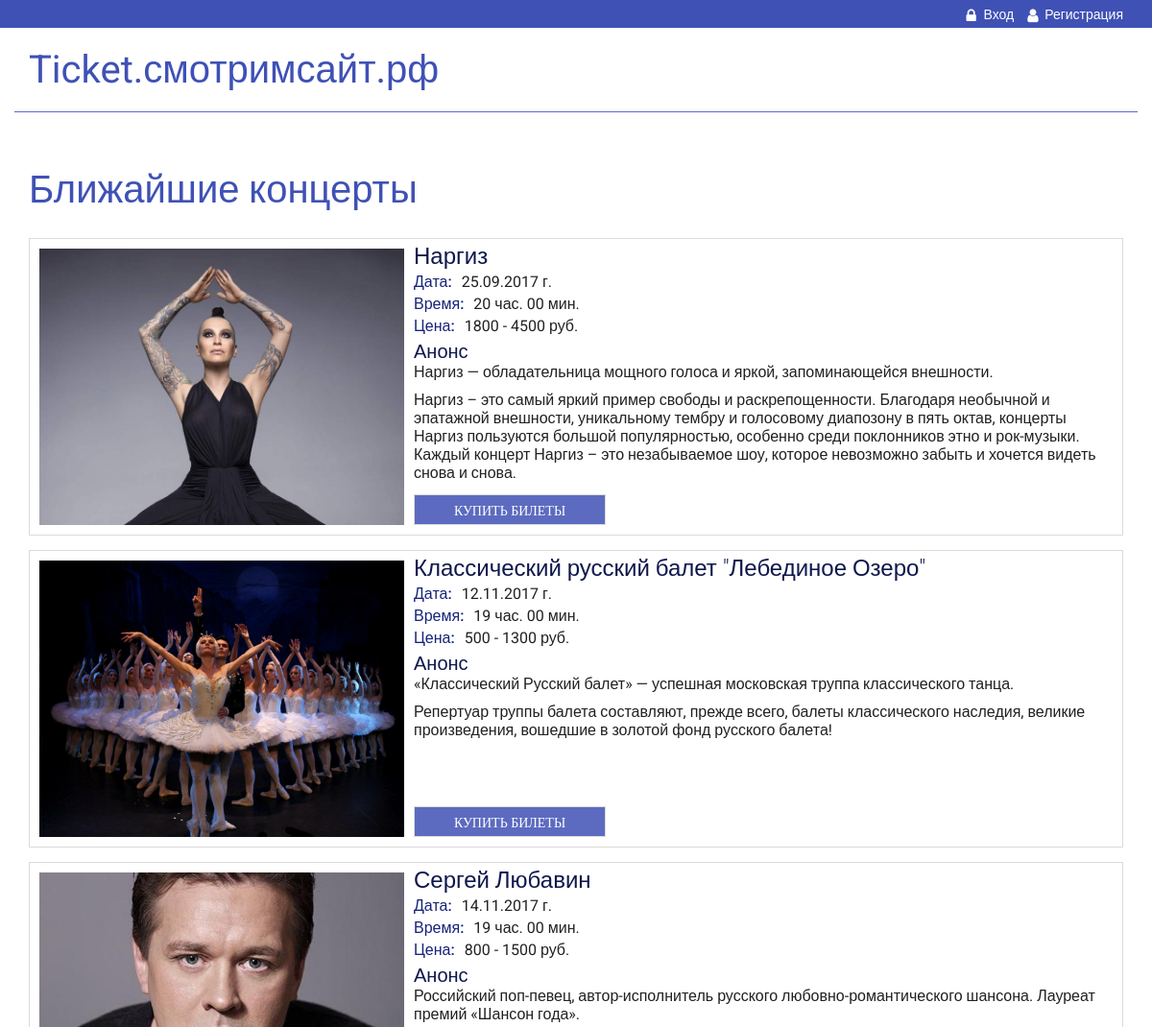
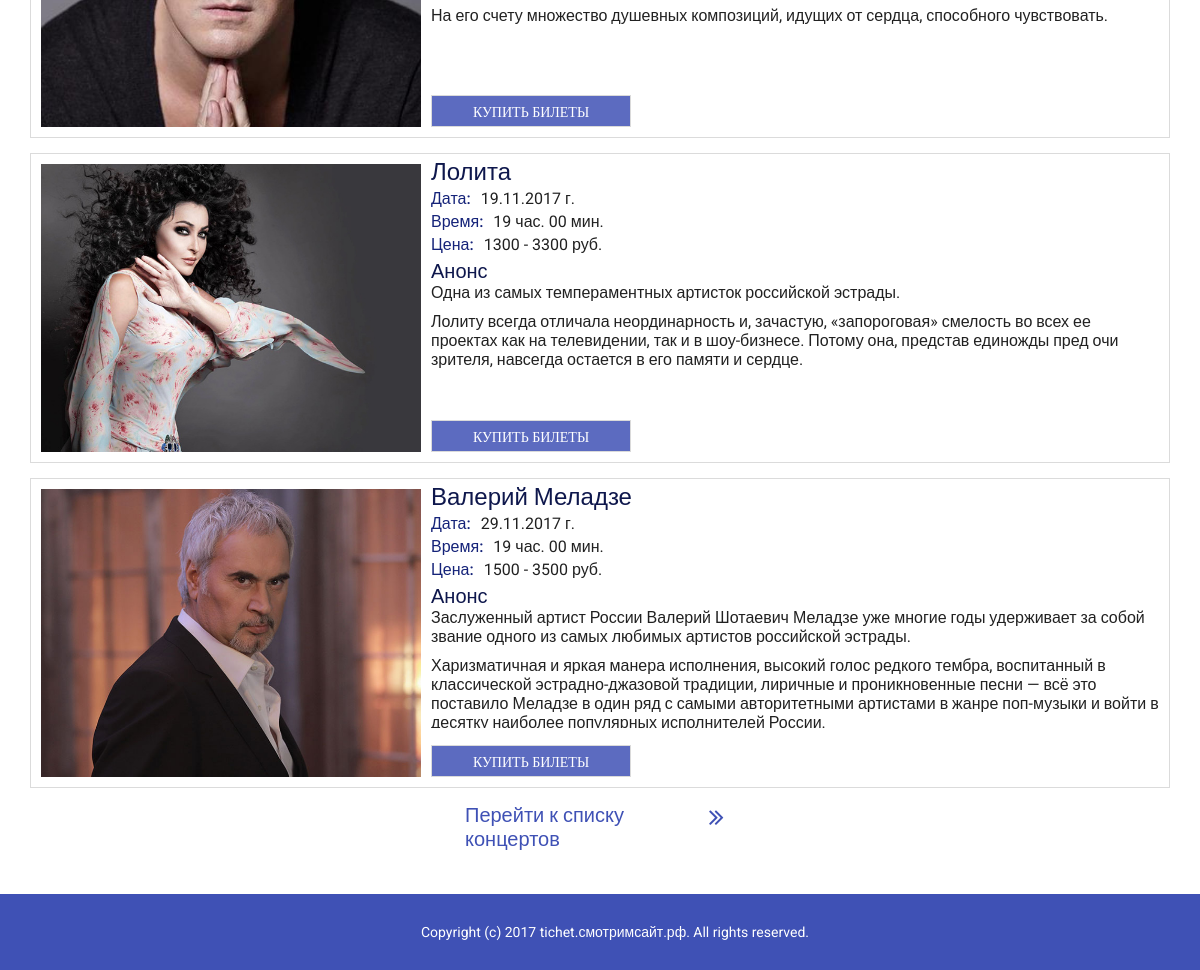
/template/index.php, run on the app's committed database (2 pictures, top to bottom).
### tables this page shows
CREATE TABLE `event` (
  `id` int(11) NOT NULL AUTO_INCREMENT,
  `title` varchar(255) NOT NULL,
  `poster` varchar(255) NOT NULL,
  `date` date NOT NULL,
  `time` time NOT NULL,
  `announce` text NOT NULL,
  `room_id` int(3) NOT NULL,
  PRIMARY KEY (`id`)
);

### models/User.php (called while the page is built, shortened)
<?php
class User
{
    public static function isGuest()
    {
        return true;
    }
}

### controllers/EventController.php (called while the page is built, shortened)
<?php
class EventController {
    public static function actionPrintList() {
        $eventList = Event::getEventList(10);
        $i = 0;
        foreach ($eventList as $event){
            $eventId = $event["id"];
            $minMaxPriceArray[$i] = Price::getAvailableMinMaxPrice($eventId);
            $price[$i] = false;
            $noTicketsAvailable[$i] = true;
            if($minMaxPriceArray[$i]) {
                $noTicketsAvailable[$i] = false;
            }
            $i++;
        }
        include_once (ROOT . '/views/event/printList.php');
        return true;
    }
}

### models/Event.php (called while the page is built, shortened)
<?php
class Event {
    public static function getEventItemById($itemId) {
        $id = intval($itemId);
        if ($id) {
            $db = Db::getConnection();
            $result = $db->query('SELECT id, title, poster, date, time, room_id, announce  FROM event WHERE id = ' . $id);
            $result->setFetchMode(PDO::FETCH_ASSOC);
            $eventItem = $result->fetch();
            return $eventItem;
        }
    }
    public static function getEventList($limit) {
        $db = Db::getConnection();
        $eventList = array();
        $result = $db->query('SELECT id, title, poster, date, time, room_id, announce  FROM event ORDER BY date ASC LIMIT ' . $limit);
        $result->setFetchMode(PDO::FETCH_ASSOC);
        $i = 0;
        while ($row = $result->fetch()) {
            $eventList[$i]['id'] = $row['id'];
            $eventList[$i]['title'] = $row['title'];
            $eventList[$i]['poster'] = $row['poster'];
            $eventList[$i]['date'] = $row['date'];
            $eventList[$i]['time'] = $row['time'];
            $eventList[$i]['announce'] = $row['announce'];
            $eventList[$i]['roomId'] = $row['room_id'];
            $i++;
        }
        $event_count = $i;
        for ($i = 0; $i < $event_count; $i++){
            $priceArray = Price::getPricesByEventId($eventList[$i]["id"]);
            $eventList[$i]['prices'] = $priceArray;
        }
        return $eventList;
    }
}

### models/Price.php (called while the page is built, shortened)
<?php
class Price {
    public static function getPricesByEventId($eventId) {
        if(!empty($eventId)){
            $db = Db::getConnection();
            $sql = 'SELECT id, row_start, row_end, price FROM price WHERE event_id = :eventId ORDER BY price DESC';
            $result = $db->prepare($sql);
            $result->bindParam(':eventId', $eventId, PDO::PARAM_INT);
            $result->execute();
            $priceList = array();
            $i = 0;
            while ($row = $result->fetch()) {
                $priceList[$i]['id'] = $row['id'];
                $priceList[$i]['rowStart'] = $row['row_start'];
                $priceList[$i]['rowEnd'] = $row['row_end'];
                $priceList[$i]['price'] = $row['price'];
                $i++;
            }
            return $priceList;
        }
        return false;
    }
    public static function getAvailableMinMaxPrice($eventId){
        $eventItem = Event::getEventItemById($eventId);
        $priceList = self::getPricesByEventId($eventId);
        $ticketList = Ticket::getTicketList($eventId);
        $roomSize = Room::getRoomSize($eventItem["room_id"]);
        $minPrice = false;
        $maxPrice = false;
        $availablePlaces = array();
        foreach ($ticketList as $ticket){
            $availablePlaces[$ticket["row"]][$ticket["place"]] = 1;
        }
        $empty = false;
        foreach ($priceList as $price){
            for($i = $price["rowStart"]; $i < $price["rowEnd"]; $i++){
                for ($j = 1; $j < $roomSize["place_count"]; $j++) {
                    if(empty($availablePlaces[$i][$j])){
                        if(!$minPrice){
                            $minPrice = $price["price"];
                        }
                        if(!$maxPrice){
                            $maxPrice = $price["price"];
                        }
                        if($price["price"] < $minPrice){
                            $minPrice = $price["price"];
                        }
                        $empty = true;
                        break;
                    }
                }
            if($empty) break;
            }
            $empty = false;
        }
        if($minPrice == $maxPrice){
            return $minPrice;
        }
        else {
            $minMaxPriceArray = array();
            $minMaxPriceArray["minPrice"] = $minPrice;
            $minMaxPriceArray["maxPrice"] = $maxPrice;
            return $minMaxPriceArray;
        }
    }
}

### models/Helper.php (called while the page is built, shortened)
<?php
class Helper{
    public static function formatDateForView($date)
    {
        $formatedDate = date('d.m.Y г.', strtotime($date));
        return $formatedDate;
    }
    public static function formatTimeForView($time)
    {
        $segments = explode(':', $time);
        $h = array_shift($segments);
        $m = array_shift($segments);
        $formatedTime = $h . ' час. ' . $m . ' мин.';
        return $formatedTime;
    }
}

### models/Ticket.php (called while the page is built, shortened)
<?php
class Ticket {
    public static function getTicketList($eventId) {
        $db = Db::getConnection();
        $ticketList = array();
        $sql = 'SELECT id, price_id, row, place FROM ticket WHERE event_id = :eventId';
        $result = $db->prepare($sql);
        $result->bindParam(':eventId', $eventId, PDO::PARAM_INT);
        $result->execute();
        $i = 0;
        while ($row = $result->fetch()) {
            $ticketList[$i]['id'] = $row['id'];
            $ticketList[$i]['price_id'] = $row['price_id'];
            $ticketList[$i]['row'] = $row['row'];
            $ticketList[$i]['place'] = $row['place'];
            $i++;
        }
        $ticketList = self::addTicketPrice($ticketList, $eventId);
        return $ticketList;
    }
    public static function addTicketPrice($ticketList, $eventId) {
        $priceList = Price::getPricesByEventId($eventId);
        $i = 0;
        foreach ($ticketList as $ticket){
            foreach ($priceList as $price){
                if($ticket["row"] >= $price["rowStart"] && $ticket["row"] <= $price["rowEnd"]){
                    $ticketList[$i]["price"] = $price["price"];
                    $ticketList[$i]["price_id"] = $price["id"];
                    break;
                }
            }
            $i++;
        }
        return $ticketList;
    }
}

### models/Room.php (called while the page is built, shortened)
<?php
class Room {
    public static function getRoomSize($roomId) {
        $db = Db::getConnection();
        $roomSizeArray = array();
        $sql = 'SELECT row_count, place_count FROM room WHERE id = :roomId';
        $result = $db->prepare($sql);
        $result->bindParam(':roomId', $roomId, PDO::PARAM_INT);
        $result->execute();
        $row = $result->fetch();
        $roomSizeArray["row_count"] = $row["row_count"];
        $roomSizeArray["place_count"] = $row["place_count"];
        return $roomSizeArray;
    }
}

### views/event/printList.php (the view, shortened to what this page needs)
<?php
$img_path = $_SESSION["img_path"];
if(!empty($eventList)){
    echo '<div class = "event_list">';
    $i = 0;
    foreach ($eventList as $eventItem) {
        echo '<div class="event_item">
        <h2>' . $eventItem["title"] . '</h2>
        <div class="poster">
            <img src="' . $img_path . $eventItem["poster"] . '"/>
        </div>
        <div class="data_item date"><span class="item_name">Дата: </span>' .
            Helper::formatDateForView($eventItem["date"]) .
        '</div>
        <div class="data_item time"><span class="item_name">Время: </span>' .
            Helper::formatTimeForView($eventItem["time"]) .
        '</div>';
        echo '<div class="data_item prices"><span class="item_name">Цена: </span>';
        if($noTicketsAvailable[$i]){
            echo 'Все билеты проданы';
        }
        else{
        echo ($price[$i]) ? $price[$i]. ' руб.' : $minMaxPriceArray[$i]["minPrice"] . " - "
            . $minMaxPriceArray[$i]["maxPrice"]. ' руб.';
        }
        echo '</div>
        <div class="data_item">
            <h3>Анонс</h3>
            <div class="announce">' .
                $eventItem["announce"] .
            '</div>
        </div>';
        echo '<a href=" /event/' . $eventItem["id"] . '" class="bay_btn btn">Купить билеты</a>
    </div>';
        $i++;
    }
    echo '</div>';
    echo '<a href="/event" class="to_event_list">Перейти к списку концертов</a>';
}
else {
    echo '<p>Список концертов пока пуст.</p>';
}

### template/head.php (shortened to what this page needs)
<!DOCTYPE html>
<html xmlns="http://www.w3.org/1999/xhtml">
    <head>
        <?php
            $css_path = $_SESSION["css_path"];
        ?>
        <link href="<?php echo $css_path . 'style.css'; ?>" rel="stylesheet" type="text/css"/>
        <link href="<?php echo $css_path . 'font-awesome.min.css'; ?>" rel="stylesheet" type="text/css"/>
    </head>

### template/index.php (shortened to what this page needs)
<?php include ROOT . '/template/head.php'; ?>
<body>
    <?php include ROOT . '/template/header.php'; ?>
    <div class="container">
        <h1>Ближайшие концерты</h1>
        <?php EventController::actionPrintList(); ?>
    </div>
    <?php include ROOT . '/template/footer.php'; ?>
</body>
</html>

### template/header.php (shortened to what this page needs)
<header>
    <div class="header_top">
        <div class="container clear">
            <ul class="menu user_menu right">
                <?php if (User::isGuest()): ?>
                <li><a href="/user/login/" class="login"><i class="fa fa-lock"
                    aria-hidden="true"></i>Вход</a></li>
                <li><a href="/user/register/" class="reg"><i class="fa fa-user"></i>
                    Регистрация</a></li>
                <?php else: ?>
                <li><a href="/cabinet/"><i class="fa fa-user"></i>Аккаунт</a></li>
                <li><a href="/user/logout/"><i class="fa fa-unlock"></i>Выход</a></li>
                <?php endif; ?>
            </ul>
        </div>
    </div>
    <div class="container">
        <a href="/"class="logo">Ticket.смотримсайт.рф</a>
    </div>
</header>

### template/footer.php (shortened to what this page needs)
<footer>
    <div class="container">
        <p>Copyright (c) 2017 tichet.смотримсайт.рф. All rights reserved.</p>
    </div>
</footer>

### template/css/style.css (style rules this page uses)
html { min-height: 100%; height: 100%; }
body { color: #212121; font-size: 16px; font-weight: normal; font-family: 'Roboto', sans-serif; position: relative; padding-bottom: 79px; margin: 0; height: auto; min-height: 100%; }
.container { width: 1170px; padding: 0 15px; position: relative; margin: 0 auto; }
footer { width: 100%; position: absolute; bottom: 0; background: #3F51B5; padding: 30px; }
ul li { list-style: none; }
*, body * { box-sizing: border-box; }
a { text-decoration: none; color: #3F51B5; }
h1, h2, h3, h4, h5, h6 { font-family: 'Roboto', sans-serif; font-weight: 300; }
h1 { color: #3F51B5; font-size: 40px; }
h2 { color: #0e174c; font-size: 35px; }
h3 { color: #0e174c; font-size: 30px; }
.right { float: right; }
.data_item::after, .clear:after, form.middle_form:after { content: ''; display: block; clear: both; }
p { color: #212121; font-size: 16px; font-weight: normal; font-family: 'Roboto', sans-serif; margin: 0; margin-bottom: 10px; }
p:last-child { margin-bottom: 0; }
.data_item { width: 100%; margin-bottom: 4px; }
.btn { color: #212121; font-size: 14px; font-family: "Roboto"; text-transform: uppercase; display: block; min-width: 100px; height: 32px; line-height: 32px; text-align: center; border: 1px solid #DADADA; background: none; outline: none; cursor: pointer; margin-top: 10px; padding: 0 20px; }
.poster img { width: 100%; height: 100%; object-fit: cover; object-position: center; }
.header_top { background: #3F51B5; padding: 5px 0; }
.header_top a, .header_top p, .header_top span, .header_top i { color: #fff; }
.header_top ul { margin: 0; padding: 0; }
.header_top .menu li { display: inline-block; margin-left: 10px; }
.header_top .menu a { font-size: 14px; position: relative; padding-left: 18px; }
.header_top .menu a i { font-size: 16px; display: block; width: 15px; height: 15px; position: absolute; left: 0; top: 1px; }
.header_top + .container { padding-top: 20px; padding-bottom: 20px; border-bottom: 1px solid #5b67ce; }
a.logo { font-size: 40px; }
header + .container { padding-top: 30px; padding-bottom: 40px; }
.event_item { height: 310px; overflow: hidden; border: 1px solid #dbdbdb; padding: 10px 10px 10px 400px; margin-bottom: 15px; position: relative; }
.event_item:last-child { margin-bottom: 0; }
.event_item h2 { margin-top: -6px; margin-bottom: 3px; }
.event_item .poster { height: calc(100% - 20px); width: 380px; overflow: hidden; position: absolute; left: 10px; top: 10px; }
.event_item .announce { height: auto; max-height: 145px; overflow: hidden; }
span.item_name { color: #152379; font-weight: 500; display: inline-block; width: auto; margin-right: 10px; }
.event_item h2 { font-size: 24px; }
.event_item h3 { font-size: 20px; margin: 5px 0 0 0; font-weight: 500; }
.event_item .announce { height: 120px; overflow: hidden; }
.event_item .btn { color: #fff; position: absolute; bottom: 10px; width: 200px; text-decoration: none; background: #5C6BC0; }
a.to_event_list { font-size: 20px; display: block; width: 270px; margin: 15px auto 0; position: relative; padding-right: 30px; }
a.to_event_list::after { content: '\f101'; font-size: 26px; font-family: "FontAwesome"; display: block; width: 26px; height: 26px; position: absolute; top: 1px; right: 0; }
footer p { color: #fff; font-size: 14px; text-align: center; }

### data on the page
event: title "Наргиз", poster (picture), date "25.09.2017 г.", time "20 час. 00 мин.", minPrice "1800", maxPrice "4500", announce "Наргиз — обладательница мощного голоса и яркой, запоминающейся внешности. Наргиз – это самый яркий пример свободы и раскрепощенности. Благодаря необычной и эпатажной внешности, уникальному тембру и голосовому диапозону в пять октав, концерты Наргиз пользуются большой популярностью, особенно среди поклонников этно и рок-музыки. Каждый концерт Наргиз – это незабываемое шоу, которое невозможно забыть и хочется видеть снова и снова."
event: title "Классический русский балет \"Лебединое Озеро\"", poster (picture), date "12.11.2017 г.", time "19 час. 00 мин.", minPrice "500", maxPrice "1300", announce "«Классический Русский балет» — успешная московская труппа классического танца. Репертуар труппы балета составляют, прежде всего, балеты классического наследия, великие произведения, вошедшие в золотой фонд русского балета!"
event: title "Сергей Любавин", poster (picture), date "14.11.2017 г.", time "19 час. 00 мин.", minPrice "800", maxPrice "1500", announce "Российский поп-певец, автор-исполнитель русского любовно-романтического шансона. Лауреат премий «Шансон года». На его счету множество душевных композиций, идущих от сердца, способного чувствовать."
event: title "Лолита", poster (picture), date "19.11.2017 г.", time "19 час. 00 мин.", minPrice "1300", maxPrice "3300", announce "Одна из самых темпераментных артисток российской эстрады. Лолиту всегда отличала неординарность и, зачастую, «запороговая» смелость во всех ее проектах как на телевидении, так и в шоу-бизнесе. Потому она, представ единожды пред очи зрителя, навсегда остается в его памяти и сердце."
event: title "Валерий Меладзе", poster (picture), date "29.11.2017 г.", time "19 час. 00 мин.", minPrice "1500", maxPrice "3500", announce "Заслуженный артист России Валерий Шотаевич Меладзе уже многие годы удерживает за собой звание одного из самых любимых артистов российской эстрады. Харизматичная и яркая манера исполнения, высокий голос редкого тембра, воспитанный в классической эстрадно-джазовой традиции, лиричные и проникновенные песни — всё это поставило Меладзе в один ряд с самыми авторитетными артистами в жанре поп-музыки и войти в десятку наиболее популярных исполнителей России."
